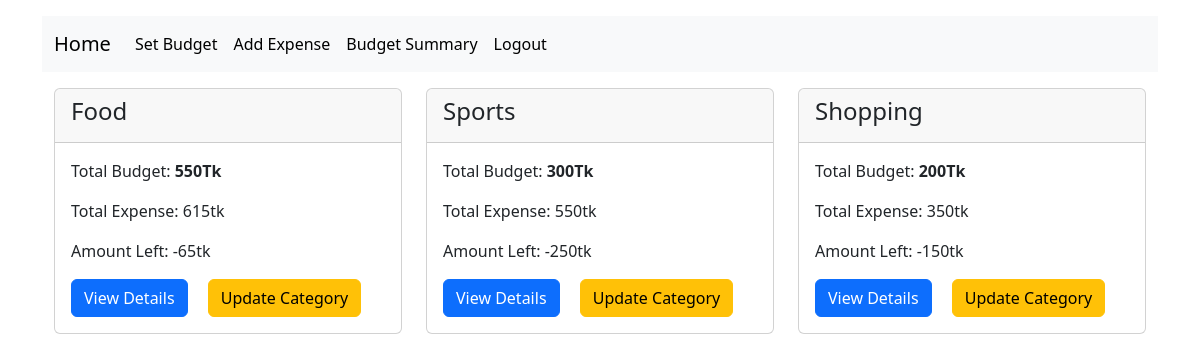
The page /budget-summary/ (signed in) on the database its author committed.
### tracker_app/models.py (models this page shows, shortened)
class Category(models.Model):
    user = models.ForeignKey(User, on_delete=models.CASCADE)
    name = models.CharField(max_length=50)
    budget = models.PositiveIntegerField()
    date = models.DateTimeField(auto_now_add=True)
    class Meta:
        unique_together = (("name", "user"),)

### tracker_app/views.py (the view)
# urls.py: path("budget-summary/", views.budget_summary, name="budget_summary"),
@login_required(login_url="login")
def budget_summary(request):
    user = request.user
    categories = Category.objects.filter(user=user)
    summaries = []
    for category in categories:
        total_expense = (
            Expense.objects.filter(user=user, category=category.id).aggregate(
                Sum("amount")
            )["amount__sum"]
            or 0
        )
        amount_left = category.budget - total_expense
        summaries.append(
            {
                "id": category.id,
                "name": category.name,
                "budget": category.budget,
                "total_expense": total_expense,
                "amount_left": amount_left,
            }
        )
    context = {"summaries": summaries}
    return render(request, "budget_summary.html", context)

### templates/budget_summary.html
{% extends "base.html" %}
{% block content %}
<div class="container">
<div class="row mt-3">
    {% for category in  summaries %}
    <div class="col-sm-4 mb-3">
      <div class="card">
          <div class="card-header"><h4>{{category.name}}</h4></div>
        <div class="card-body">
          <p class="card-text">Total Budget: <b>{{category.budget}}Tk</b></p>
          <p class="card-text">Total Expense: {{category.total_expense}}tk</p>
          <p class="card-text">Amount Left: {{ category.amount_left }}tk</p>
          <a href="{% url "categorywise_expenses" category.id %}" class="btn btn-primary">View Details</a>
          <a href="{% url "update_budget" category.id %}" class="btn btn-warning mx-3">Update Category</a>
        </div>
      </div>
    </div>
    {% endfor %}
  </div>
</div>
{% endblock content %}

### rows shown on the page
Category: name "Food"
Category: name "Sports"
Category: name "Shopping"

### other values the page prints
{{ category.budget }} "550" "300" "200"
{{ category.total_expense }} "615" "550" "350"
{{ category.amount_left }} "-65" "-250" "-150"
